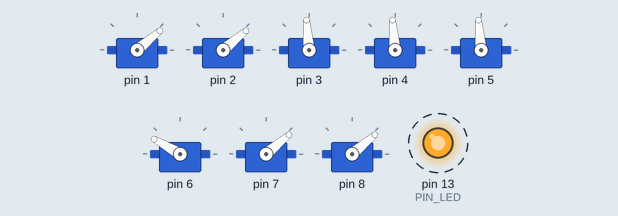
This sketch was run on a simulated Arduino Uno, built with avr-gcc and run on an emulated ATmega328P. On the bench: 8 × servo, output pins drawn as LEDs (lit = HIGH). Dashed ring = blinking.

Above: at 0.2 s.
Timing chart, 0 to 3.0 s (numbered marks = the images above):
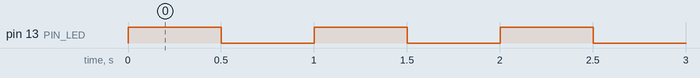

The sketch:

serial_servo_rx.ino
```cpp
#include <Servo.h>

#define SERVOS 8
#define PIN_LED 13
#define LED_TIME 1000
#define MIN_SERVO_POS 40
#define MAX_SERVO_POS 150
#define AUTO_DESCENT_ENABLED
#define AUTO_DESCENT_TIMEOUT 1500
#define AUTO_DESCENT_RATE 1 // Per 100ms

Servo servos[SERVOS];
int positions[SERVOS];
byte buffer[SERVOS];
int bytesReceived;
byte currentByte;
unsigned long lastReceived;
unsigned long lastLed;
boolean armed = false;

void setup()
{
  pinMode(PIN_LED, OUTPUT);
  Serial.begin(38400);
  bytesReceived = 0;
  lastReceived = 0;
  lastLed = 0;

  for(int i=0; i<SERVOS; i++) {
    positions[i] = MIN_SERVO_POS;
    servos[i].attach(1 + i);
    servos[i].write(MIN_SERVO_POS);
  }
}


void loop()
{
  if(lastLed && abs(millis() - lastReceived) > LED_TIME) {
    digitalWrite(PIN_LED, LOW);
    lastLed = 0;
  }

  if (Serial.available() > 0) {
    digitalWrite(PIN_LED, HIGH);
    lastReceived = millis();
    lastLed = lastReceived;
    currentByte = Serial.read();
    armed = true;

    if (currentByte == 254) {
      // Either packet is done, or we got corrupt data. Reset the packet
      bytesReceived = 0;
    }

    buffer[bytesReceived] = currentByte;
    bytesReceived++;

    if(bytesReceived == SERVOS) {
      bytesReceived = 0;

      // Send Servo Commands
      for(int i=0; i<SERVOS; i++) {
        int servoPos = map(buffer[i], 0, 250, MIN_SERVO_POS, MAX_SERVO_POS);
        servos[i].write(servoPos);
        positions[i] = servoPos;
      }
    }
  }

  if(!armed) {
    // Autodescent
#ifdef AUTO_DESCENT_ENABLED
    servos[2].write((MAX_SERVO_POS + MIN_SERVO_POS) / 2);
    positions[2] = (MAX_SERVO_POS + MIN_SERVO_POS) / 2;
    servos[3].write((MAX_SERVO_POS + MIN_SERVO_POS) / 2);
    positions[3] = (MAX_SERVO_POS + MIN_SERVO_POS) / 2;
    servos[4].write((MAX_SERVO_POS + MIN_SERVO_POS) / 2);
    positions[4] = (MAX_SERVO_POS + MIN_SERVO_POS) / 2;

    // Aux1
    servos[5].write(MAX_SERVO_POS);
    positions[5] = MAX_SERVO_POS;
#endif


    // Throttle
    int stepInterval = 100;

    while (positions[1] > MIN_SERVO_POS) {
      delay(stepInterval / 2);
      digitalWrite(PIN_LED, HIGH);

      positions[1] -= AUTO_DESCENT_RATE;
      positions[1] = positions[1] > MIN_SERVO_POS ? positions[1] : MIN_SERVO_POS;
      servos[1].write(positions[1]);

      delay(stepInterval / 2);
      digitalWrite(PIN_LED, LOW);
    }

    // Not Armed yet (no packets received), blink the LED
    digitalWrite(PIN_LED, HIGH);
    delay(500);
    digitalWrite(PIN_LED, LOW);
    delay(500);
  }

#ifdef AUTO_DESCENT_ENABLED
  unsigned long now = millis();

  if(lastReceived > 0 && lastReceived < now && (now - lastReceived) > AUTO_DESCENT_TIMEOUT) {
    armed = false;
  }
#endif
}
```

Measured:
- by itself, pin 13 (PIN_LED): alternates HIGH for 0.50 s and LOW for 0.50 s
